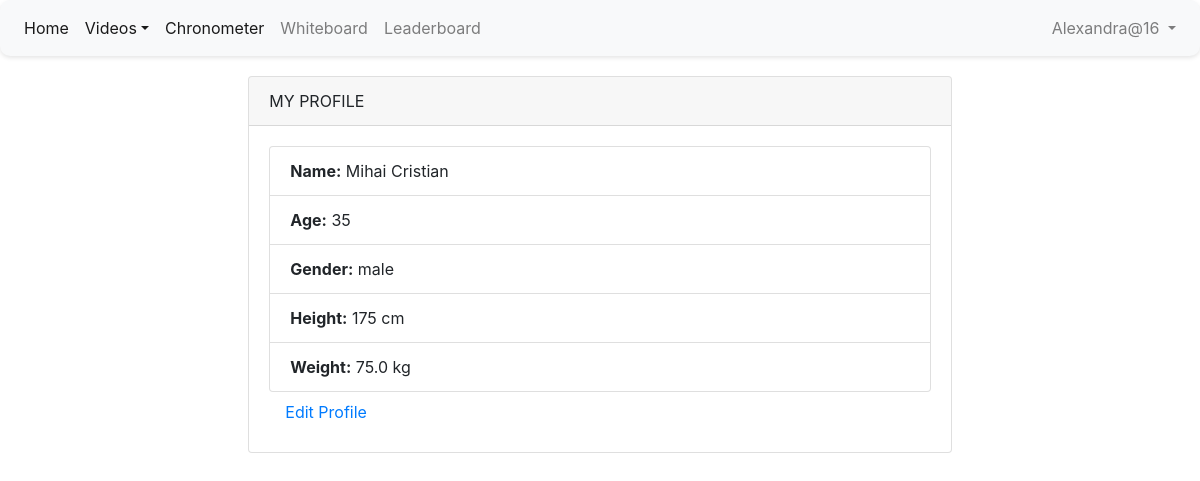
Screenshot of /profile-details/7/ (signed in) with the database file from the repository.
### crossfit/models.py (models this page shows, shortened)
class Profile(AbstractUser):
    gender = models.CharField(max_length=20)
    age = models.IntegerField(default=0)
    height = models.IntegerField(default=0)
    weight = models.FloatField(default=0)

### crossfit/views.py (the view)
# urls.py: path('profile-details/<int:pk>/', ProfileDetailView.as_view(), name='profile-details'),
class ProfileDetailView(LoginRequiredMixin, DetailView):
    model = Profile
    template_name = 'profiledetails.html'
    context_object_name = 'profile'

### templates/profiledetails.html (shortened to what this page needs)
{% extends 'base.html' %}
{% block content %}
<div class="card-body">
    <div class="row justify-content-center">
        <div class="col-md-8">
            <div class="card" style="background: #fff">
                <div class="card-header">MY PROFILE</div>
                <div class="card-body">
                    <ul class="list-group">
                        <li class="list-group-item"><strong>Name:</strong> {{ profile.first_name }} {{ profile.last_name }}</li>
                        <li class="list-group-item"><strong>Age:</strong> {{ profile.age }}</li>
                        <li class="list-group-item"><strong>Gender:</strong> {{ profile.gender }}</li>
                        <li class="list-group-item"><strong>Height:</strong> {{ profile.height }} cm</li>
                        <li class="list-group-item"><strong>Weight:</strong> {{ profile.weight }} kg</li>
                    </ul>
                    <a class="nav-link" href="{% url 'profile-update' pk=request.user.pk %}">Edit Profile</a>
                </div>
            </div>
        </div>
    </div>
</div>
{% endblock %}

### templates/navbar.html (shortened to what this page needs)
<nav class="navbar navbar-expand-lg navbar-light bg-light">
    <div class="collapse navbar-collapse" id="navbarNav">
        <ul class="navbar-nav mr-auto">
            <li class="nav-item active">
                <a class="nav-link" href="{% url 'home' %}">Home</a>
            </li>
            <li class="nav-item active">
                <a class="nav-link dropdown-toggle" href="#" id="navbarDropdownMenuLink" role="button"
                   data-toggle="dropdown" aria-haspopup="true" aria-expanded="false">Videos</a>
            </li>
            <li class="nav-item active">
                <a class="nav-link" href={% url 'chronometer' %}>Chronometer</a>
            </li>
            {% if request.user.is_authenticated %}
                <li class="nav-item">
                    <a class="nav-link" href="{% url 'workout_list' %}">Whiteboard</a>
                </li>
                <li class="nav-item">
                    <a class="nav-link" href="{% url 'leaderboard' %}">Leaderboard</a>
                </li>
            {% endif %}
        </ul>
        <ul class="navbar-nav">
            {% if request.user.is_authenticated %}
                <li class="nav-item dropdown">
                    <a class="nav-link dropdown-toggle" href="#" id="navbarDropdownMenuLink" role="button"
                       data-toggle="dropdown" aria-haspopup="true" aria-expanded="false">
                        {{ request.user.username }}
                    </a>
                </li>
            {% endif %}
        </ul>
    </div>
</nav>

### templates/navbar.html (style rules this page uses)
.navbar { background-color: #fff; box-shadow: 0 2px 4px rgba(0, 0, 0, 0.1); border-radius: 10px; }
.navbar-nav .nav-link { color: #000; position: relative; }
.navbar-nav .nav-link:before { content: ''; position: absolute; bottom: -2px; left: 0; width: 0; height: 2px; background-color: yellowgreen; transition: width 0.3s ease; }

### rows the page displays
Profile: user.username "Alexandra@16"
Profile: first_name "Mihai", last_name "Cristian", age "35", gender "male", height "175", weight "75.0"
